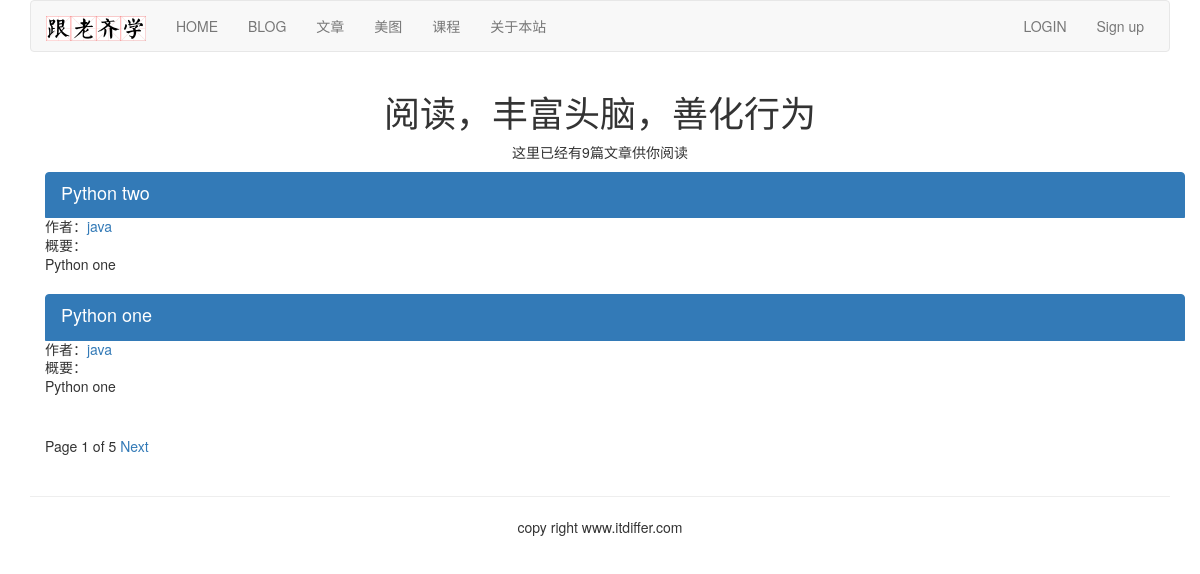
The page /article/list-article-titles/ on the database its author committed.
### article/models.py (models this page shows, shortened)
class ArticlePost(models.Model):
	author = models.ForeignKey(User, on_delete=models.CASCADE, related_name="article")
	title = models.CharField(max_length=200)
	slug = models.SlugField(max_length=500)
	column = models.ForeignKey(ArticleColumn, on_delete=models.CASCADE, related_name="article_column")
	body = models.TextField()
	created = models.DateTimeField(default=timezone.now)    #②
	updated = models.DateTimeField(auto_now=True)
	users_like = models.ManyToManyField(User, related_name="articles_like", blank=True)
	article_tag = models.ManyToManyField(ArticleTag, related_name='article_tag', blank=True)
	class Meta:
		ordering = ("-updated",)
		index_together = (('id', 'slug'),)    #③
	def get_url_path(self):
		return reverse("article:list_article_detail", args=[self.id, self.slug])

### article/list_views.py (the view)
# urls.py: path('list-article-titles/', list_views.article_titles, name="article_titles"),
def article_titles(request, username=None):
	if username:
		user = User.objects.get(username=username)
		articles_title = ArticlePost.objects.filter(author=user)
		try:
		    userinfo = user.userinfo    #④
		except:
			userinfo = None
	else:
		articles_title = ArticlePost.objects.all()
	paginator = Paginator(articles_title, 2)
	page = request.GET.get('page')
	try:
		current_page = paginator.page(page)
		articles = current_page.object_list
	except PageNotAnInteger:
		current_page = paginator.page(1)
		articles = current_page.object_list
	except EmptyPage:
		current_page = paginator.page(paginator.num_pages)
		articles = current_page.object_list
	if username:
		return render(request, "article/list/author_articles.html", {"articles":articles, "page":current_page, "userinfo":userinfo, "user":user})    #⑤
	return render(request, "article/list/article_titles.html", {"articles":articles, "page": current_page})

### article/templatetags/article_tags.py (called while the page is built)
@register.simple_tag    #④
def total_articles():
    return ArticlePost.objects.count()    #⑤

### templates/article/list/article_titles.html (shortened to what this page needs)
{% extends "base.html" %}
{% load article_tags %}
{% block content %}
<div class="row text-center vertical-middle-sm">
    <h1>阅读，丰富头脑，善化行为</h1>
    <p>这里已经有{% total_articles %}篇文章供你阅读</p>
</div>
<div class="container">
    {% for article in articles %}
    <div class="list-group">
        <a href="{{article.get_url_path}}" class="list-group-item active"><h4 class="list-group-item-heading">{{article.title}}</h4></a>
        <p class="list-group-item-text">作者：<a href="{% url 'article:author_articles' article.author.username %}">{{article.author.username}}</a></p>
        <p class="list-group-item-text">概要：{{article.body|slice:'70'| linebreaks}}</p>
    </div>
    {% endfor %}
{% include "paginator.html" %}
</div>
{% endblock %}

### rows shown on the page
ArticlePost: title "Python two", author.username "java", body "Python one"
ArticlePost: title "Python one", author.username "java", body "Python one"

### other values the page prints
{{ page.number }} "1"
{{ page.paginator.num_pages }} "5"
